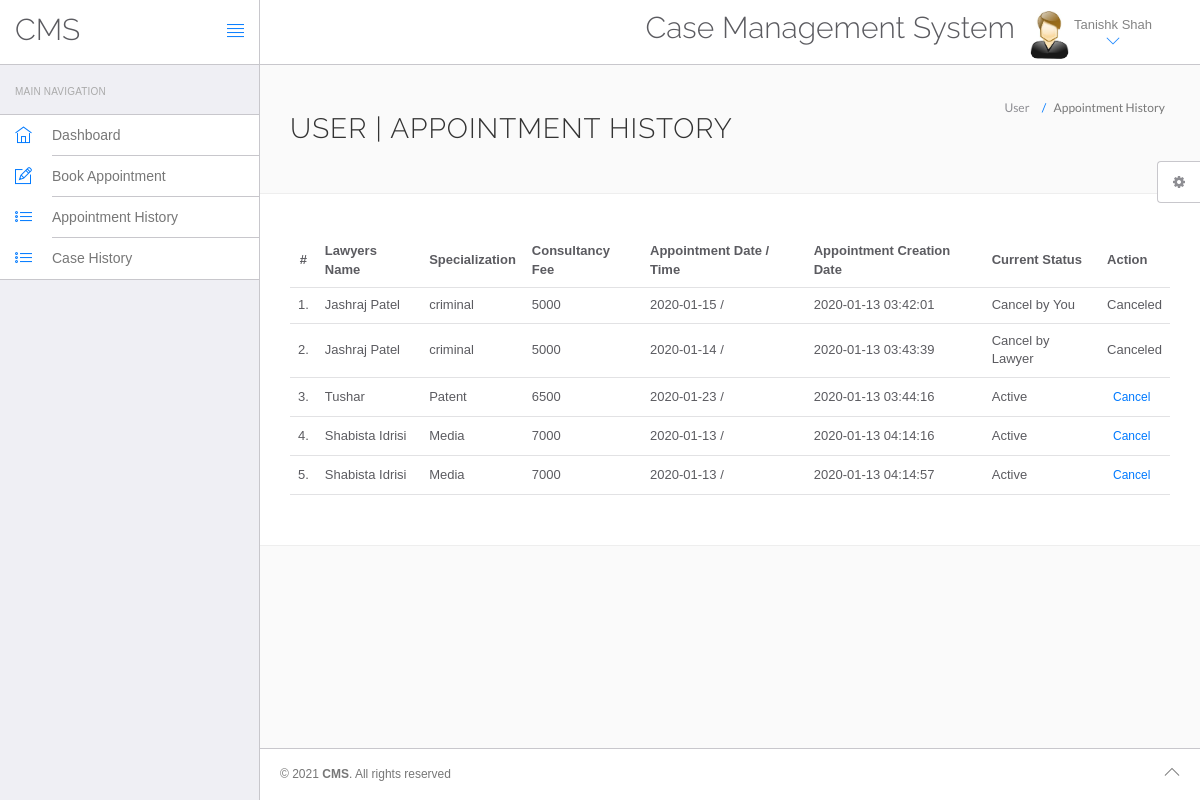
The page /hms/appointment-history.php (signed in) on the database its author committed.
### tables this page shows
CREATE TABLE `users` (
  `id` int(11) NOT NULL,
  `fullName` varchar(255) DEFAULT NULL,
  `address` longtext DEFAULT NULL,
  `city` varchar(255) DEFAULT NULL,
  `gender` varchar(255) DEFAULT NULL,
  `email` varchar(255) DEFAULT NULL,
  `password` varchar(255) DEFAULT NULL,
  `regDate` timestamp NULL DEFAULT current_timestamp(),
  `updationDate` timestamp NULL DEFAULT NULL ON UPDATE current_timestamp()
);

CREATE TABLE `appointment` (
  `id` int(11) NOT NULL,
  `doctorSpecialization` varchar(255) DEFAULT NULL,
  `doctorId` int(11) DEFAULT NULL,
  `userId` int(11) DEFAULT NULL,
  `consultancyFees` int(11) DEFAULT NULL,
  `appointmentDate` varchar(255) DEFAULT NULL,
  `appointmentTime` varchar(255) DEFAULT NULL,
  `postingDate` timestamp NULL DEFAULT current_timestamp(),
  `userStatus` int(11) DEFAULT NULL,
  `doctorStatus` int(11) DEFAULT NULL,
  `updationDate` timestamp NULL DEFAULT NULL ON UPDATE current_timestamp()
);

CREATE TABLE `doctors` (
  `id` int(11) NOT NULL,
  `specilization` varchar(255) DEFAULT NULL,
  `doctorName` varchar(255) DEFAULT NULL,
  `LawyerCity` varchar(50) NOT NULL,
  `address` longtext DEFAULT NULL,
  `docFees` varchar(255) DEFAULT NULL,
  `contactno` bigint(11) DEFAULT NULL,
  `docEmail` varchar(255) DEFAULT NULL,
  `password` varchar(255) DEFAULT NULL,
  `creationDate` timestamp NULL DEFAULT current_timestamp(),
  `updationDate` timestamp NULL DEFAULT NULL ON UPDATE current_timestamp()
);

### hms/appointment-history.php (the view, shortened to what this page needs)
<?php
include('include/config.php');
?>
<!DOCTYPE html>
<html lang="en">
	<head>
		<link rel="stylesheet" href="vendor/bootstrap/css/bootstrap.min.css">
		<link rel="stylesheet" href="vendor/fontawesome/css/font-awesome.min.css">
		<link rel="stylesheet" href="vendor/themify-icons/themify-icons.min.css">
		<link href="vendor/animate.css/animate.min.css" rel="stylesheet" media="screen">
		<link href="vendor/perfect-scrollbar/perfect-scrollbar.min.css" rel="stylesheet" media="screen">
		<link href="vendor/switchery/switchery.min.css" rel="stylesheet" media="screen">
		<link href="vendor/bootstrap-touchspin/jquery.bootstrap-touchspin.min.css" rel="stylesheet" media="screen">
		<link href="vendor/select2/select2.min.css" rel="stylesheet" media="screen">
		<link href="vendor/bootstrap-datepicker/bootstrap-datepicker3.standalone.min.css" rel="stylesheet" media="screen">
		<link href="vendor/bootstrap-timepicker/bootstrap-timepicker.min.css" rel="stylesheet" media="screen">
		<link rel="stylesheet" href="assets/css/styles.css">
		<link rel="stylesheet" href="assets/css/plugins.css">
		<link rel="stylesheet" href="assets/css/themes/theme-1.css" id="skin_color" />
	</head>
	<body>
		<div id="app">
<?php include('include/sidebar.php');?>
			<div class="app-content">
					<?php include('include/header.php');?>
				<div class="main-content" >
					<div class="wrap-content container" id="container">
						<section id="page-title">
							<div class="row">
								<div class="col-sm-8">
									<h1 class="mainTitle">User  | Appointment History</h1>
																	</div>
								<ol class="breadcrumb">
									<li>
										<span>User </span>
									</li>
									<li class="active">
										<span>Appointment History</span>
									</li>
								</ol>
							</div>
						</section>
						<div class="container-fluid container-fullw bg-white">
									<div class="row">
								<div class="col-md-12">
									<table class="table table-hover" id="sample-table-1">
										<thead>
											<tr>
												<th class="center">#</th>
												<th class="hidden-xs">Lawyers Name</th>
												<th>Specialization</th>
												<th>Consultancy Fee</th>
												<th>Appointment Date / Time </th>
												<th>Appointment Creation Date  </th>
												<th>Current Status</th>
												<th>Action</th>
											</tr>
										</thead>
										<tbody>
<?php
$sql=mysqli_query($con,"select doctors.doctorName as docname,appointment.*  from appointment join doctors on doctors.id=appointment.doctorId where appointment.userId='".$_SESSION['id']."'");
$cnt=1;
while($row=mysqli_fetch_array($sql))
{
?>
											<tr>
												<td class="center"><?php echo $cnt;?>.</td>
												<td class="hidden-xs"><?php echo $row['docname'];?></td>
												<td><?php echo $row['doctorSpecialization'];?></td>
												<td><?php echo $row['consultancyFees'];?></td>
												<td><?php echo $row['appointmentDate'];?> / <?php echo
												 $row['appointmentTime'];?>
												</td>
												<td><?php echo $row['postingDate'];?></td>
												<td>
<?php if(($row['userStatus']==1) && ($row['doctorStatus']==1))
{
	echo "Active";
}
if(($row['userStatus']==0) && ($row['doctorStatus']==1))
{
	echo "Cancel by You";
}
if(($row['userStatus']==1) && ($row['doctorStatus']==0))
{
	echo "Cancel by Lawyer";
}
												?></td>
												<td >
												<div class="visible-md visible-lg hidden-sm hidden-xs">
							<?php if(($row['userStatus']==1) && ($row['doctorStatus']==1))
{ ?>
	<a href="appointment-history.php?id=<?php echo $row['id']?>&cancel=update" onClick="return confirm('Are you sure you want to cancel this appointment ?')"class="btn btn-transparent btn-xs tooltips" title="Cancel Appointment" tooltip-placement="top" tooltip="Remove">Cancel</a>
	<?php } else {
		echo "Canceled";
		} ?>
												</div>
												</td>
											</tr>
											<?php
$cnt=$cnt+1;
											 }?>
										</tbody>
									</table>
								</div>
							</div>
								</div>
					</div>
				</div>
			</div>
	<?php include('include/footer.php');?>
	<?php include('include/setting.php');?>
		</div>
	</body>
</html>

### hms/include/sidebar.php
<div class="sidebar app-aside" id="sidebar">
				<div class="sidebar-container perfect-scrollbar">
<nav>
						<div class="navbar-title">
							<span>Main Navigation</span>
						</div>
						<ul class="main-navigation-menu">
							<li>
								<a href="dashboard.php">
									<div class="item-content">
										<div class="item-media">
											<i class="ti-home"></i>
										</div>
										<div class="item-inner">
											<span class="title"> Dashboard </span>
										</div>
									</div>
								</a>
							</li>
							<li>
								<a href="book-appointment.php">
									<div class="item-content">
										<div class="item-media">
											<i class="ti-pencil-alt"></i>
										</div>
										<div class="item-inner">
											<span class="title"> Book Appointment </span>
										</div>
									</div>
								</a>
							</li>
							<li>
								<a href="appointment-history.php">
									<div class="item-content">
										<div class="item-media">
											<i class="ti-list"></i>
										</div>
										<div class="item-inner">
											<span class="title"> Appointment History </span>
										</div>
									</div>
								</a>
							</li>
<li>
								<a href="manage-casehistory.php">
									<div class="item-content">
										<div class="item-media">
											<i class="ti-list"></i>
										</div>
										<div class="item-inner">
											<span class="title"> Case History </span>
										</div>
									</div>
								</a>
							</li>
						</ul>
					</nav>
					</div>
			</div>

### hms/include/header.php (shortened to what this page needs)
<header class="navbar navbar-default navbar-static-top">
					<div class="navbar-header">
						<a class="navbar-brand" href="#">
							<h2 style="padding-top:20% ">CMS</h2>
						</a>
						<a href="#" class="sidebar-toggler pull-right visible-md visible-lg" data-toggle-class="app-sidebar-closed" data-toggle-target="#app">
							<i class="ti-align-justify"></i>
						</a>
					</div>
					<div class="navbar-collapse collapse">
						<ul class="nav navbar-right">
								<li  style="padding-top:2% ">
								<h2>Case Management System</h2>
							</li>
							<li class="dropdown current-user">
								<a href class="dropdown-toggle" data-toggle="dropdown">
									<img src="assets/images/images.jpg"> <span class="username">
									<?php $query=mysqli_query($con,"select fullName from users where id='".$_SESSION['id']."'");
while($row=mysqli_fetch_array($query))
{
	echo $row['fullName'];
}
									?> <i class="ti-angle-down"></i></i></span>
								</a>
							</li>
						</ul>
					</div>
				</header>

### hms/include/footer.php
<footer>
				<div class="footer-inner">
					<div class="pull-left">
						&copy; <span class="current-year"></span><span class="text-bold text-uppercase"> CMS</span>. <span>All rights reserved</span>
					</div>
					<div class="pull-right">
						<span class="go-top"><i class="ti-angle-up"></i></span>
					</div>
				</div>
			</footer>

### hms/include/setting.php (shortened to what this page needs)
<div class="settings panel panel-default hidden-xs hidden-sm" id="settings">
				<button ct-toggle="toggle" data-toggle-class="active" data-toggle-target="#settings" class="btn btn-default">
					<i class="fa fa-spin fa-gear"></i>
				</button>
			</div>

### hms/assets/css/plugins.css (style rules this page uses)
.perfect-scrollbar { overflow-y: hidden !important; }

### hms/assets/css/themes/theme-1.css (style rules this page uses)
body { background: #FAFAFA; }
header .navbar-header { background: #ffffff !important; border-right-color: #c8c7cc !important; border-bottom-color: #c8c7cc !important; }
header .navbar-header .sidebar-toggler, header .navbar-header .sidebar-mobile-toggler { color: #007aff !important; }
header .navbar-header .navbar-brand { color: #777 !important; }
header .navbar-collapse { background: #ffffff !important; border-bottom-color: #c8c7cc !important; box-shadow: none !important; }
header .navbar-collapse .navbar-right > li > a { color: #777; }
header .navbar-collapse .navbar-right > li > a i { color: #007aff !important; }
#sidebar { background: #EFEFF4 !important; }
#sidebar:before { border-right-width: "1px" !important; border-right-style: solid; border-right-color: #c8c7cc !important; }
#sidebar nav { border-right-width: "1px" !important; border-right-style: solid; border-right-color: #c8c7cc !important; }
#sidebar nav .navbar-title { color: #aaaaaa; }
#sidebar nav > ul { background: #ffffff !important; border-bottom-color: #c8c7cc !important; border-top-color: #c8c7cc !important; }
#sidebar nav > ul > li > a .item-media > i { color: #007aff !important; }
#sidebar nav > ul > li > a .item-inner { color: #777 !important; border-bottom-color: #c8c7cc; }
#app > footer { background: #ffffff !important; border-top-color: #c8c7cc !important; color: #777; }

### rows shown on the page
users: fullName "Tanishk Shah"
appointment: doctorId.doctorName "Jashraj Patel", doctorSpecialization "criminal", consultancyFees "5000", appointmentDate "2020-01-15", postingDate "2020-01-13 03:42:01", userStatus "Cancel by You"
appointment: doctorId.doctorName "Jashraj Patel", doctorSpecialization "criminal", consultancyFees "5000", appointmentDate "2020-01-14", postingDate "2020-01-13 03:43:39", userStatus "Cancel by Lawyer"
appointment: doctorId.doctorName "Tushar", doctorSpecialization "Patent", consultancyFees "6500", appointmentDate "2020-01-23", postingDate "2020-01-13 03:44:16", userStatus "Active"
appointment: doctorId.doctorName "Shabista Idrisi", doctorSpecialization "Media", consultancyFees "7000", appointmentDate "2020-01-13", postingDate "2020-01-13 04:14:16", userStatus "Active"
appointment: doctorId.doctorName "Shabista Idrisi", doctorSpecialization "Media", consultancyFees "7000", appointmentDate "2020-01-13", postingDate "2020-01-13 04:14:57", userStatus "Active"
